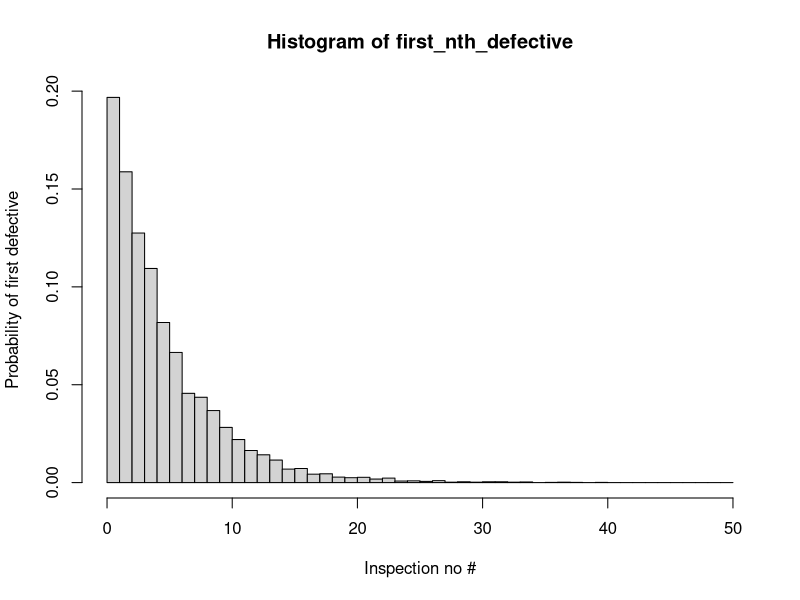

Here is the R script that generated this plot:
n_iterations <- 10000

first_nth_defective <- 0

for (i in c(1:n_iterations)) {
  j <- 1
  while (TRUE) {
    if (runif(1) < .2) {
      first_nth_defective[i] <- j
      break
    }
    j <- j + 1
  }
}

length(first_nth_defective[first_nth_defective == 5]) / n_iterations

hist(first_nth_defective, prob = TRUE, breaks = 0:50,
     xlab = "Inspection no #", ylab = "Probability of first defective")